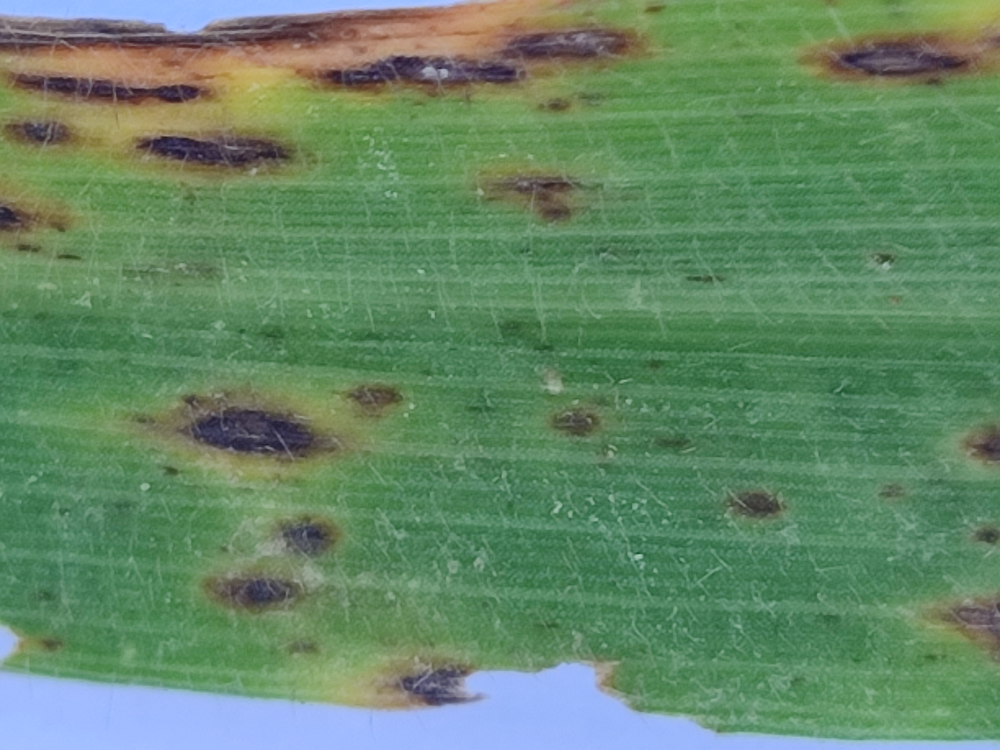
#> input picture pilot/module_06_pearl_millet_disease/data/demo_images/exserohilum_rostratum__PESGL_DRECRO_1.jpg, 4000 x 3000 px (shown at 1/4 size)
$ python -i train_baselines.py   (imports and definitions only)
#> lines starting #> are read from the running program, lines starting #| are printed output that depends on the picture
"""Module 3 — classical baseline for pearl-millet leaf images.

This script does not train a neural net. It resizes each leaf to 64x64 and
keeps a small set of colour summaries: channel mean, channel standard
deviation, and an 8-bin histogram per channel. A random forest on those
numbers is easy to rerun and gives the tabular-style comparison the other
modules use.

The two large Zenodo archives (smut, about 230 MB, and Pyricularia, about
370 MB) are not downloaded. This folder keeps the three small classes so the
module fits on a normal PC.

The Zenodo folders do not name the plant or the leaf. A random split can
therefore put two pictures of the same leaf on both sides. Treat the score
as optimistic until a plant-level split exists.
"""

from __future__ import annotations

import json
from pathlib import Path

import matplotlib

# [1 line not run here, left out]
import matplotlib.pyplot as plt
import numpy as np
import pandas as pd
from PIL import Image
from sklearn.dummy import DummyClassifier
from sklearn.ensemble import RandomForestClassifier
from sklearn.linear_model import LogisticRegression
from sklearn.metrics import (
    accuracy_score,
    classification_report,
    confusion_matrix,
    f1_score,
    precision_score,
    recall_score,
)
from sklearn.model_selection import train_test_split
from sklearn.pipeline import Pipeline
from sklearn.preprocessing import StandardScaler
from sklearn.svm import LinearSVC
from sklearn.tree import DecisionTreeClassifier

SEED = 42
TEST_SIZE = 0.20
ROOT = Path(__file__).resolve().parent
IMAGE_ROOT = ROOT / "data" / "images"
RESULTS = ROOT / "results"
IMAGE_SUFFIXES = {".jpg", ".jpeg", ".png", ".bmp", ".webp"}


# [13 lines left out: function list_images, not called in this run]


def colour_features(path: str) -> np.ndarray:
    image = Image.open(path).convert("RGB").resize((64, 64))
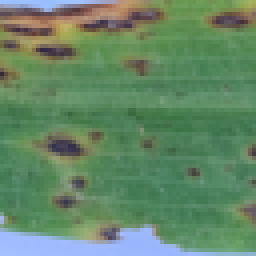
#> image: PIL image 64x64 RGB (shown 4 times larger); mean R, G, B 100, 135.2, 102.8
    pixels = np.asarray(image, dtype=np.float32) / 255.0
    means = pixels.mean(axis=(0, 1))
#> means = [0.392, 0.53, 0.403]
    stds = pixels.std(axis=(0, 1))
#> stds = [0.108, 0.0879, 0.161]
    histograms = []
    for channel in range(3):
        counts, _ = np.histogram(pixels[:, :, channel], bins=8, range=(0.0, 1.0))
        histograms.append(counts / counts.sum())
#> this loop made 3 passes
#> counts on passes 1 to 3: [0, 50, 2215, 1200, 410, 218, 3, 0], [0, 49, 177, 874, 2637, 340, 19, 0], [0, 29, 2498, 1230, 33, 25, 40, 241]
#> after the loop, histograms = [[0, 0.0122, 0.541, 0.293, 0.1, 0.0532, 0.000732, 0], [0, 0.012, 0.0432, 0.213, 0.644, 0.083, 0.00464, 0], [0, 0.00708, 0.61, 0.3, 0.00806, 0.0061, 0.00977, 0.0588]]
    return np.concatenate([means, stds, *histograms])


# [172 lines left out: functions feature_names, score_predictions, save_confusion, record_mistakes, main, not called in this run]


# [2 lines not run here, left out]

>>> result = colour_features('../pilot/module_06_pearl_millet_disease/data/demo_images/exserohilum_rostratum__PESGL_DRECRO_1.jpg')
#> result = 30 values, max 0.644 at index 18, min 0 at index 6, mean 0.156
